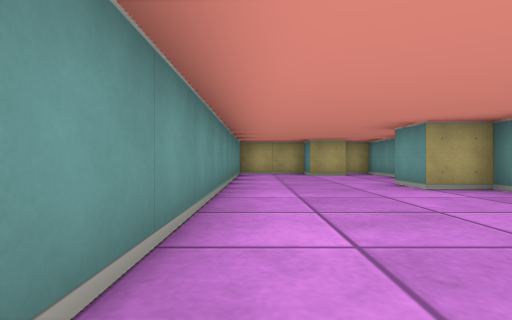
[1] (above)

12 first-person views from a walk through a cub3D maze. The camera is about half as high as the walls, looks level and sees 80° across. The floor is counted in squares. Each view is taken from the middle of a square. On the plan, view 1 faces up. The plan holds only what a view shows up to about 9 squares ahead; the rest is blank.

[2]
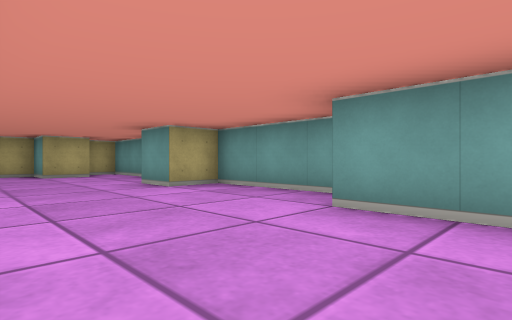

[3]
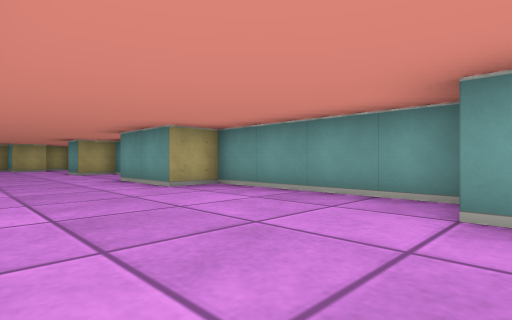

[4]
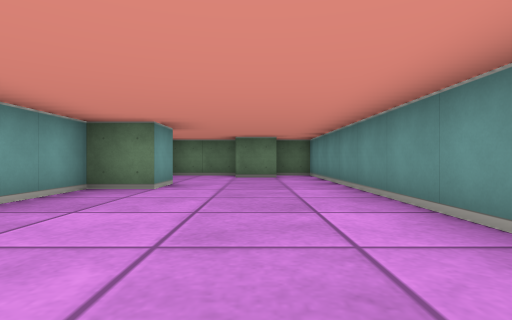

[5]
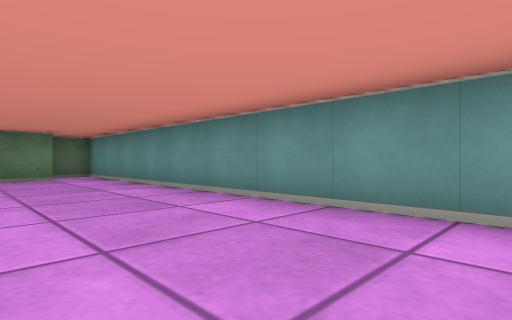

[6]
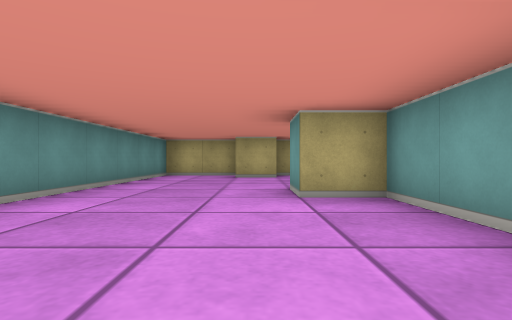

[7]
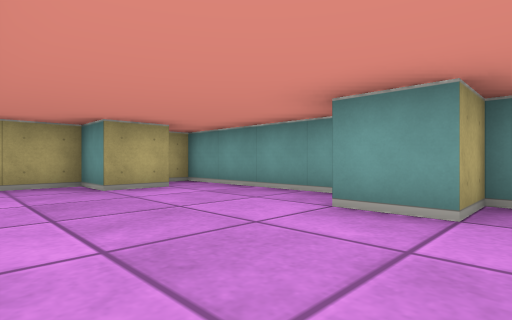

[8]
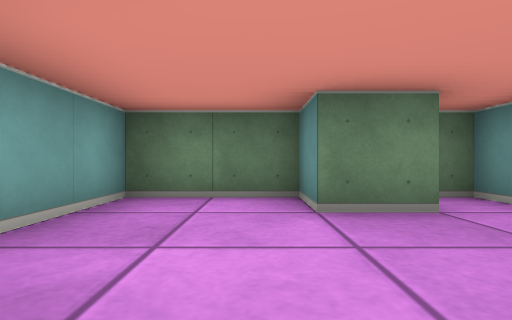

[9]
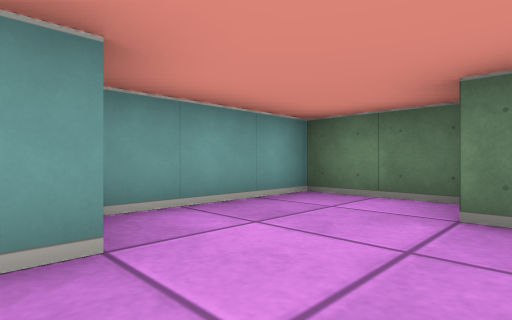

[10]
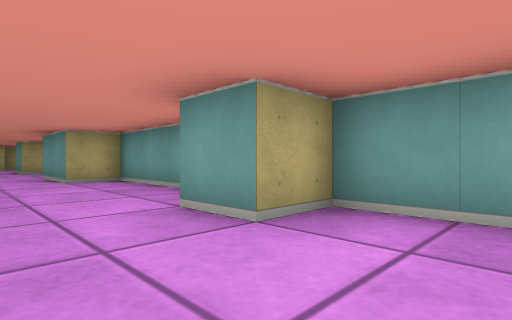

[11]
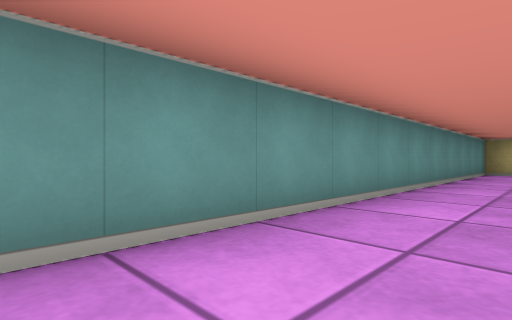

[12]
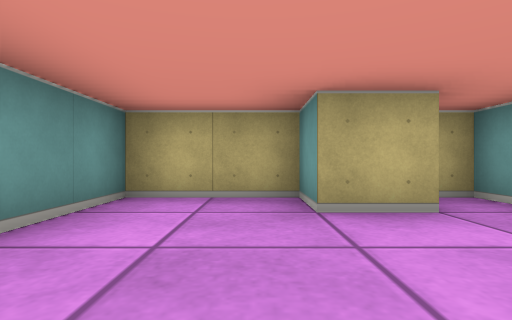

### Floor plan
Points are (right, up) in squares from view 1. A wall is a line through its corners. A room is listed if a view was taken in it or the views show most of it. See-through windows are left out.
Room 1 (views 1, 2, 3, 4, 5, 6, 7, 8, 9, 10, 11, 12)
walls: (3.5, 2) (3.5, 4.5) (2.5, 4.5) (2.5, 5.5); (3.5, 6) (3.5, 9.5) (2.5, 9.5); (2.6, 8.5) (1.5, 8.5) (1.5, 9.5) (-0.5, 9.5) (-0.5, -8.5) (0.5, -8.5); (0.4, -7.5) (1.5, -7.5) (1.5, -8.5) (3.5, -8.5) (3.5, -5.5) (2.5, -5.5) (2.5, -4.5) (3.5, -4.5) (3.5, -0.5) (2.5, -0.5) (2.5, 1.5)

Positions as (right, up) in squares from view 1, and headings:
1: (0, 0), facing up
2: (0, 0), facing up-right
3: (0, -5), facing up-right
4: (1, 0), facing down
5: (2, 0), facing down-left
6: (2, 1), facing up
7: (0, 4), facing up-right
8: (2, -5), facing down
9: (1, -5), facing down-right
10: (1, -7), facing up-right
11: (1, -1), facing up-left
12: (1, 6), facing up
